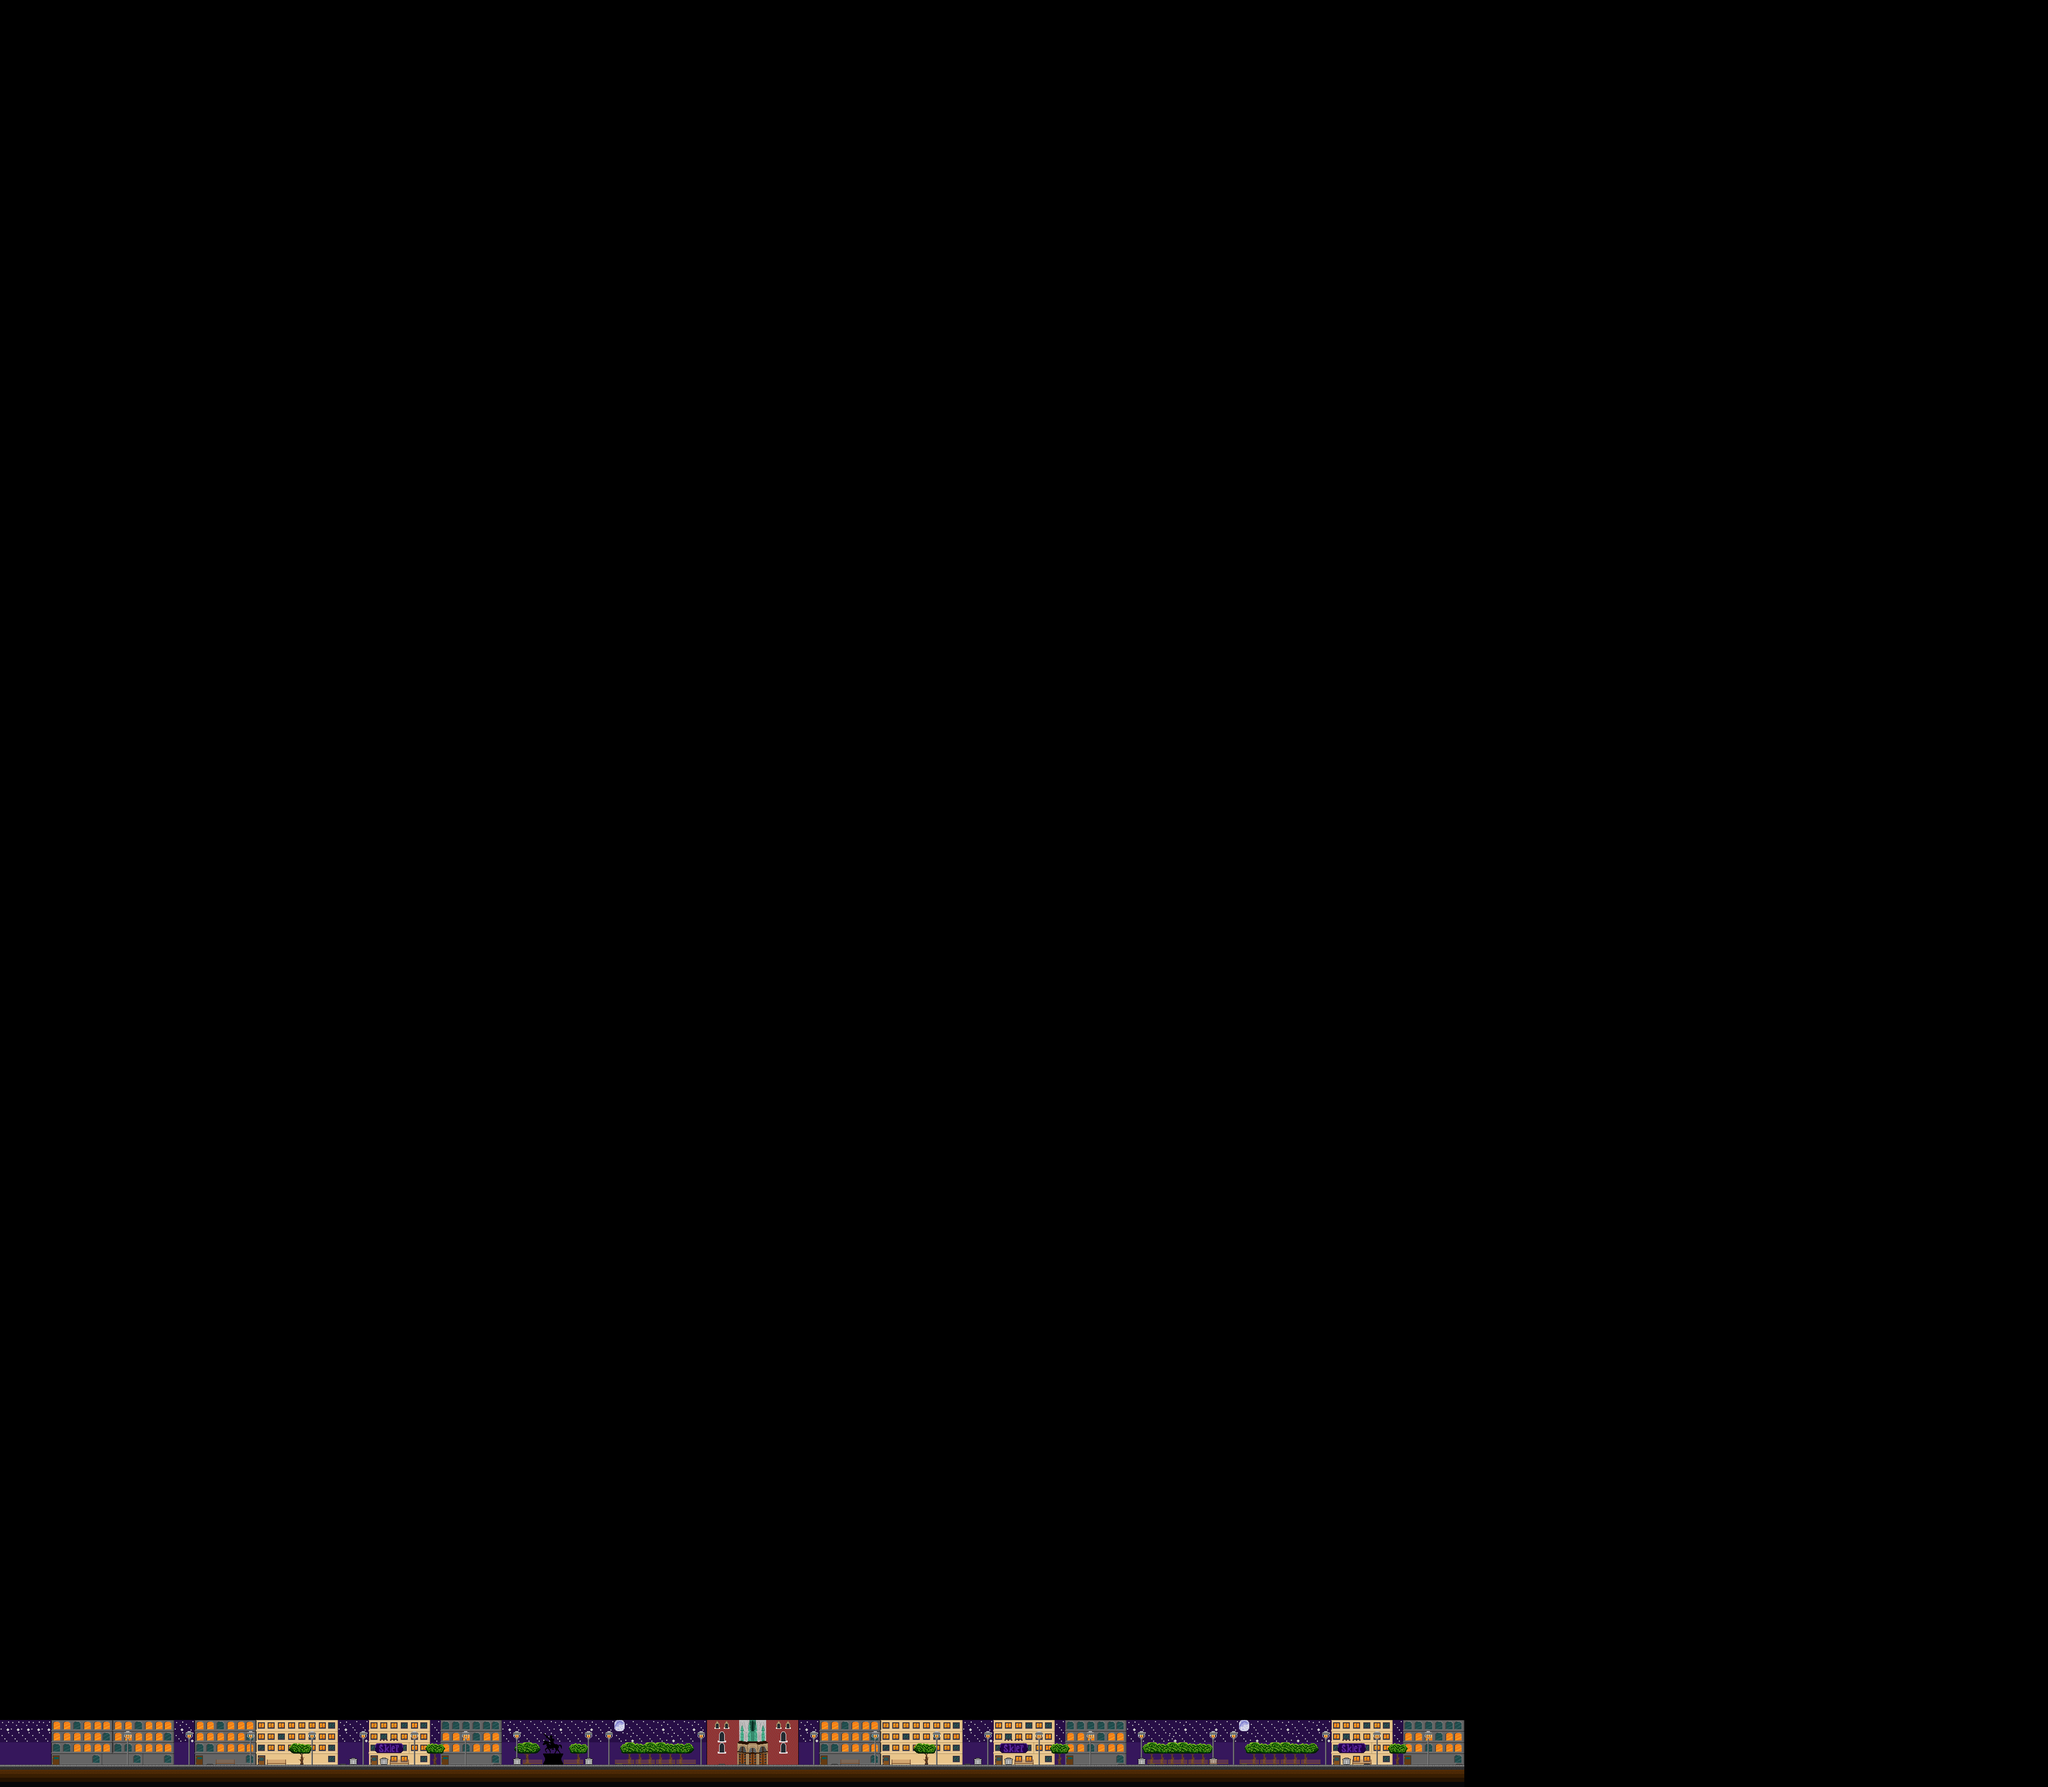

Below is a game level as drawn by its tile map, then a one-line description and the .tmx that defines it (tile-layer data replaced by summaries):
An orthogonal 200x160 tile map with 22x24 px tiles, 4 tile layers (GraphicObjectBack2, GraphicObjectBack1, GraphicObjectFront2, GraphicObjectFront1), 6 tilesets and 3 objects.

<map version="1.5" tiledversion="1.7.0" orientation="orthogonal" renderorder="right-down" width="200" height="160" tilewidth="22" tileheight="24" infinite="0" nextlayerid="6" nextobjectid="19">
 <tileset firstgid="1" source="street.tsx" />
 <tileset firstgid="26" source="building_3.tsx" />
 <tileset firstgid="35" source="building.tsx" />
 <tileset firstgid="143" source="sky.tsx" />
 <tileset firstgid="149" source="building_2.tsx" />
 <tileset firstgid="158" source="sklep.tsx" />
 <objectgroup id="5" name="Object">
  <object id="6" x="0" y="3792.09" width="3145.82" height="48.0909" />
  <object id="16" x="3014.73" y="3699.09" width="2.90909" height="92.9091" />
  <object id="17" x="350" y="3695.82" width="2.36364" height="96.1818" />
 </objectgroup>
 <layer id="1" name="GraphicObjectBack2" width="200" height="160">
  <data>[32000 cells, 852 non-empty, 58 distinct tile ids]</data>
 </layer>
 <layer id="3" name="GraphicObjectBack1" width="200" height="160">
  <data>[32000 cells, 268 non-empty, 32 distinct tile ids]</data>
 </layer>
 <layer id="4" name="GraphicObjectFront2" width="200" height="160">
  <data>[32000 cells, 175 non-empty, 18 distinct tile ids]</data>
 </layer>
 <layer id="2" name="GraphicObjectFront1" width="200" height="160">
  <data>[32000 cells, 92 non-empty, 5 distinct tile ids]</data>
 </layer>
</map>
